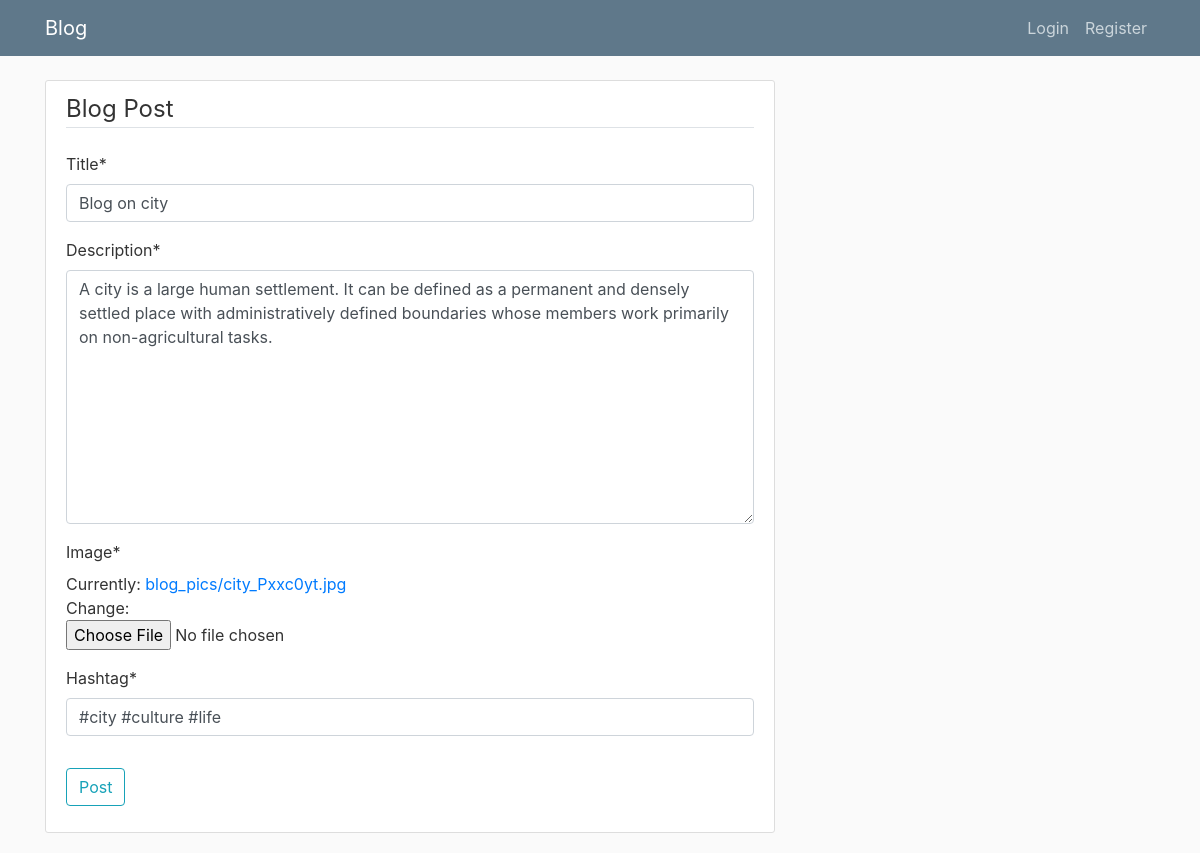
/BlogUpdateClass/27, run on the app's committed database.
### form/models.py (models this page shows, shortened)
class BlogData(models.Model):
	Title = models.CharField(max_length=200)
	Description = models.TextField()
	Image = models.ImageField(default='default.jpg',upload_to='blog_pics/')
	Hashtag = models.CharField(max_length=200)

### form/views.py (the view)
# urls.py: path('BlogUpdateClass/<pk>', form_views.BlogUpdateClass.as_view(),name='BlogUpdateClass'),
class BlogUpdateClass(UpdateView):
	model = BlogData
	template_name = 'form/AddPost.html'
	form_class = BlogForm

### form/forms.py
class BlogForm(forms.ModelForm):
	class Meta():
		model = BlogData
		fields = ('Title','Description','Image','Hashtag')

### form/templates/form/AddPost.html (shortened to what this page needs)
{% extends "form/base.html" %}
{% load crispy_forms_tags %}
{% block content %}
    <div class="content-section">
        <form method = "post" enctype="multipart/form-data">
            <fieldset class="form-group">
                <legend class="border-bottom mb-4">Blog Post</legend>
               	{{ form | crispy }}
            </fieldset>
            <div class="form-group">
                <button class="btn btn-outline-info" type="submit">Post</button>
            </div>
        </form>
    </div>
{% endblock content %}

### form/static/form/main.css (style rules this page uses)
body { background: #fafafa; color: #333333; margin-top: 5rem; }
.content-section { background: #ffffff; padding: 10px 20px; border: 1px solid #dddddd; border-radius: 3px; margin-bottom: 20px; }

### data on the page
BlogData: Title "Blog on city", Description "A city is a large human settlement. It can be defined as a permanent and densely settled place with administratively defined boundaries whose members work primarily on non-agricultural tasks.", Hashtag "#city #culture #life"
